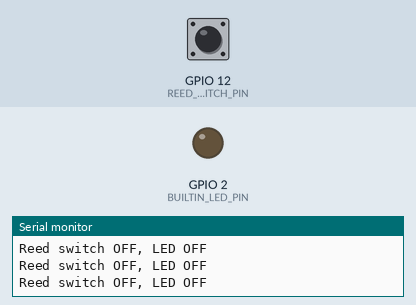
The sketch below on a simulated ESP32. Parts: output pins drawn as LEDs (lit = HIGH), the last lines printed to the serial monitor. The test bench sets the inputs (shaded band); at power-on: GPIO 12 (REED_SWITCH_PIN) HIGH.

Above: at 1.2 s.
1.3 s: GPIO 12 (REED_SWITCH_PIN) pulled LOW for 0.15 s
At 1.4 s:
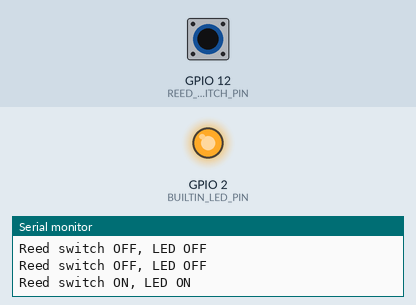
3.0 s: GPIO 12 (REED_SWITCH_PIN) pulled LOW for 3.2 s
At 7.5 s:
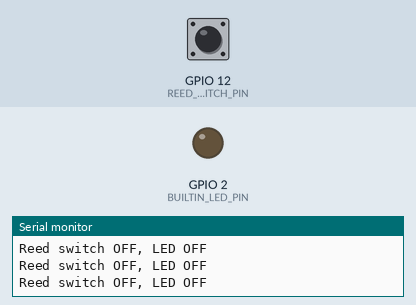
Timing chart, 0 to 9.0 s (numbered marks = the images above; inputs shaded):
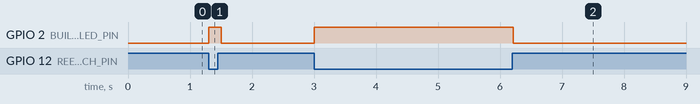

The sketch:

reed_switch.ino
```cpp
#define REED_SWITCH_PIN 12 // Connect your reed switch to GPIO2
#define BUILTIN_LED_PIN 2 // Built-in LED is on GPIO2 for ESP32

void setup() {
  // Set up the reed switch pin as input
  pinMode(REED_SWITCH_PIN, INPUT_PULLUP);

  // Set up the built-in LED as output
  pinMode(BUILTIN_LED_PIN, OUTPUT);

  // Start the Serial Monitor
  Serial.begin(115200);
}

void loop() {
  // Read the reed switch state
  int reedSwitchState = digitalRead(REED_SWITCH_PIN);

  // If the reed switch is ON (magnet nearby)
  if (reedSwitchState == LOW) { // Assuming active LOW switch
    digitalWrite(BUILTIN_LED_PIN, HIGH); // Turn ON LED
    Serial.println("Reed switch ON, LED ON");
  } else {
    digitalWrite(BUILTIN_LED_PIN, LOW); // Turn OFF LED
    Serial.println("Reed switch OFF, LED OFF");
  }

  delay(100); // Small delay for stability
}
```

Measured:
- after the input at 1.3 s, GPIO 2 (BUILTIN_LED_PIN): LOW → HIGH at once, → LOW 0.20 s later
- after the input at 3.0 s, GPIO 2 (BUILTIN_LED_PIN): LOW → HIGH at once, → LOW 3.2 s later
